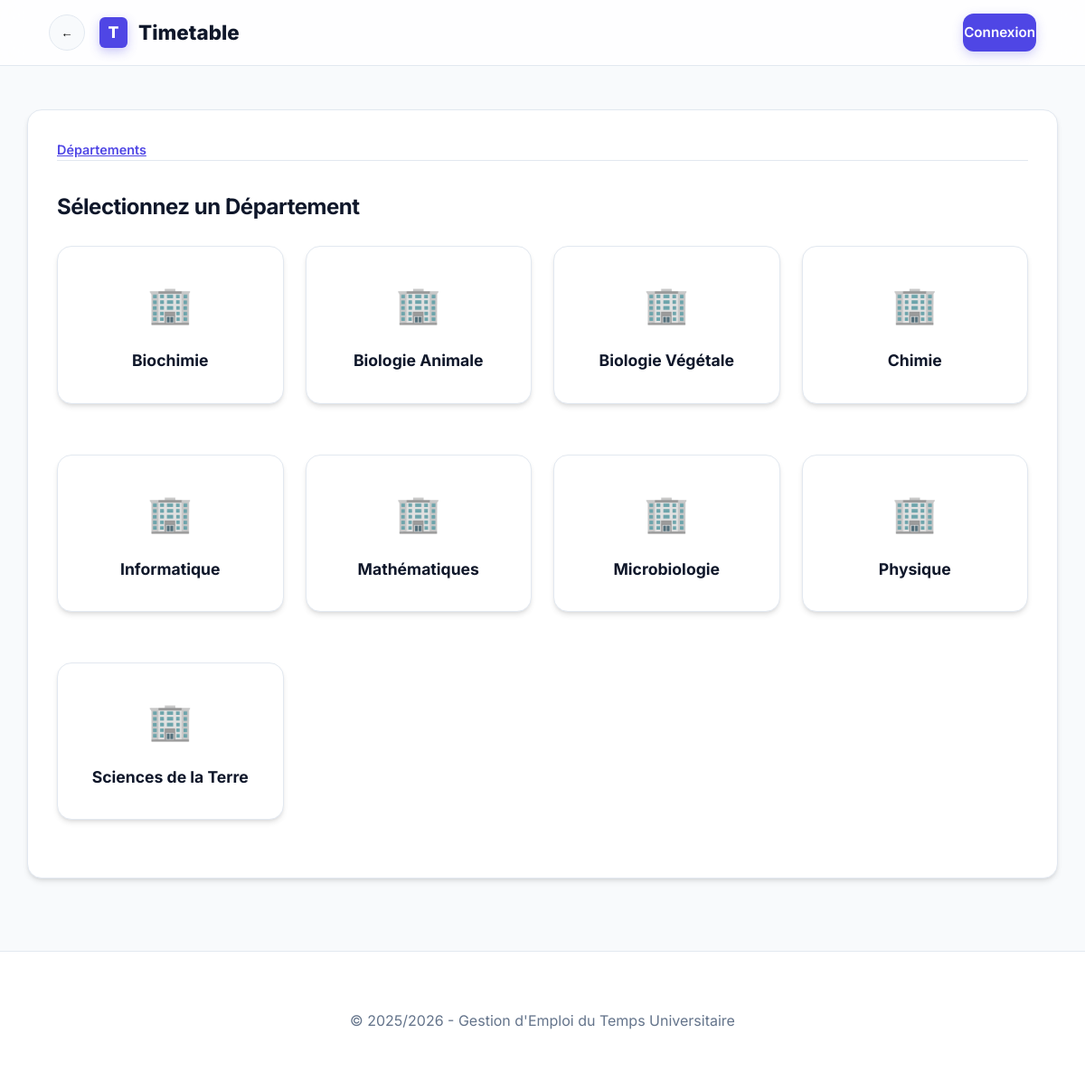
The app's page /timetable_app/modules/academics/departments_view.php, older data.
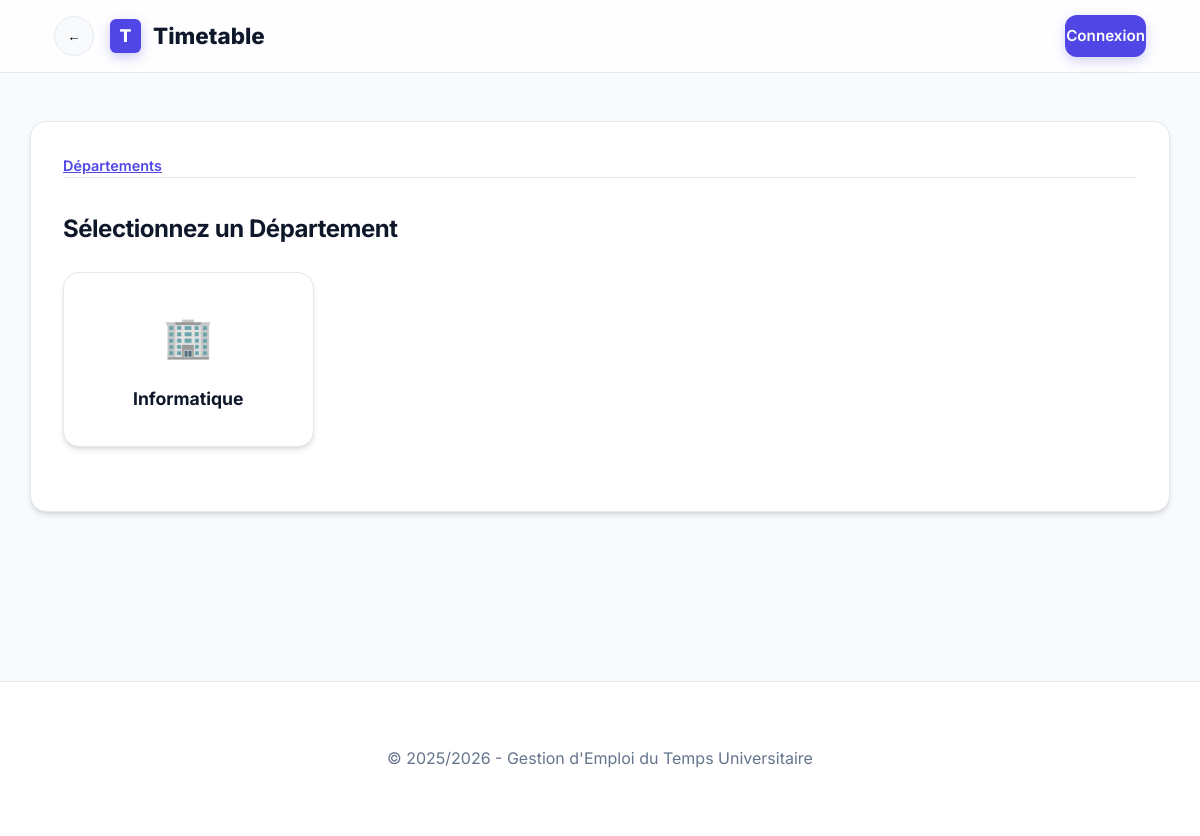
The same page, newer data.
### tables this page shows
CREATE TABLE departments (
    id INT PRIMARY KEY AUTO_INCREMENT,
    name VARCHAR(100) NOT NULL
);

### timetable_app/includes/config.php (called while the page is built, shortened)
<?php
function isLoggedIn() {
    return isset($_SESSION['user_id']);
}
?>

### timetable_app/modules/academics/departments_view.php (the view, shortened to what this page needs)
<?php
require_once __DIR__ . '/../../includes/config.php';
$step = $_GET['step'] ?? 'dept';
$departments = $pdo->query("SELECT * FROM departments ORDER BY name")->fetchAll();
require_once __DIR__ . '/../../includes/header.php';
?>
<div class="card">
    <nav style="margin-bottom: 2rem; font-size: 0.9rem; color: var(--text-muted);">
        <a href="departments_view.php" style="color: var(--primary); font-weight: 600;">Départements</a>
    </nav>
    <?php if ($step === 'dept'): ?>
        <h2>Sélectionnez un Département</h2>
        <div style="display: grid; grid-template-columns: repeat(auto-fill, minmax(250px, 1fr)); gap: 1.5rem; margin-top: 1.5rem;">
            <?php foreach ($departments as $dept): ?>
                <a href="?step=program&dept_id=<?php echo $dept['id']; ?>" class="card" style="text-decoration: none; border: 1px solid var(--border); transition: transform 0.2s, box-shadow 0.2s; text-align: center; padding: 2rem;">
                    <div style="font-size: 2.5rem; margin-bottom: 1rem;">🏢</div>
                    <div style="font-weight: 700; color: var(--text); font-size: 1.1rem;"><?php echo htmlspecialchars($dept['name']); ?></div>
                </a>
            <?php endforeach; ?>
        </div>
    <?php endif; ?>
</div>
<?php require_once __DIR__ . '/../../includes/footer.php'; ?>

### timetable_app/includes/header.php (shortened to what this page needs)
<?php
require_once __DIR__ . '/config.php';
$unread_count = 0;
?>
<!DOCTYPE html>
<html lang="fr">
<head>
    <link rel="stylesheet" href="<?php echo BASE_URL; ?>/assets/css/style.css">
</head>
<body>
<nav>
    <div class="container">
        <div style="display: flex; align-items: center; gap: 1rem;">
            <button class="back-button" id="backBtn" aria-label="Retour" title="Retour">←</button>
            <a href="<?php echo BASE_URL; ?>/index.php" class="brand">
                <span style="background: var(--primary); color: white; padding: 0.2rem 0.6rem; border-radius: 6px; font-size: 1.1rem;">T</span>
                Timetable
            </a>
        </div>
        <ul class="nav-links" id="navLinks">
            <?php if (isLoggedIn()): ?>
                <li><a href="<?php echo BASE_URL; ?>/modules/views/view.php">Planning</a></li>
                <?php if (hasRole('admin')): ?>
                    <li><a href="<?php echo BASE_URL; ?>/modules/academics/departments_view.php">Départements</a></li>
                    <li><a href="<?php echo BASE_URL; ?>/modules/scheduling/manage.php">Planification</a></li>
                    <li><a href="<?php echo BASE_URL; ?>/modules/scheduling/attendance.php">Émargement</a></li>
                    <li><a href="<?php echo BASE_URL; ?>/modules/reports/stats.php">Statistiques</a></li>
                <?php elseif (hasRole('teacher')): ?>
                    <li><a href="<?php echo BASE_URL; ?>/modules/scheduling/manage.php">Mes Cours</a></li>
                    <li><a href="<?php echo BASE_URL; ?>/modules/scheduling/attendance.php">Émargement</a></li>
                <?php endif; ?>
                <li>
                    <a href="<?php echo BASE_URL; ?>/modules/notifications/view.php" style="position: relative;">
                        Notifications
                        <?php if ($unread_count > 0): ?>
                            <span class="badge" style="background: var(--danger); color: white; margin-left: 0.3rem;"><?php echo $unread_count; ?></span>
                        <?php endif; ?>
                    </a>
                </li>
                <li><a href="<?php echo BASE_URL; ?>/modules/accounts/profile.php">Mon Profil</a></li>
                <li><a href="<?php echo BASE_URL; ?>/modules/accounts/logout.php" class="btn btn-secondary" style="color: white; padding: 0.4rem 0.8rem;">Déconnexion</a></li>
            <?php else: ?>
                <li><a href="<?php echo BASE_URL; ?>/modules/accounts/login.php" class="btn btn-primary" style="color: white;">Connexion</a></li>
            <?php endif; ?>
        </ul>
    </div>
</nav>
<div class="container content">

### timetable_app/includes/footer.php (shortened to what this page needs)
</div>
<footer>
    <div class="container">
        <p>&copy; 2025/2026 - Gestion d'Emploi du Temps Universitaire</p>
    </div>
</footer>
</body>
</html>

### timetable_app/assets/css/style.css (style rules this page uses)
:root { --primary: #4f46e5; --primary-hover: #4338ca; --primary-light: #eef2ff; --secondary: #64748b; --secondary-hover: #475569; --success: #10b981; --success-hover: #059669; --danger: #ef4444; --danger-hover: #dc2626; --warning: #f59e0b; --bg: #f8fafc; --surface: #ffffff; --text: #0f172a; --text-muted: #64748b; --border: #e2e8f0; --input-bg: #ffffff; --shadow-sm: 0 1px 2px 0 rgb(0 0 0 / 0.05); --shadow: 0 4px 6px -1px rgb(0 0 0 / 0.1), 0 2px 4px -2px rgb(0 0 0 / 0.1); --shadow-md: 0 10px 15px -3px rgb(0 0 0 / 0.1), 0 4px 6px -4px rgb(0 0 0 / 0.1); --shadow-lg: 0 20px 25px -5px rgb(0 0 0 / 0.1), 0 8px 10px -6px rgb(0 0 0 / 0.1); --radius-sm: 0.375rem; --radius: 0.75rem; --radius-lg: 1rem; --transition: all 0.3s cubic-bezier(0.4, 0, 0.2, 1); }
* { box-sizing: border-box; margin: 0; padding: 0; }
body { font-family: 'Inter', -apple-system, BlinkMacSystemFont, "Segoe UI", Roboto, sans-serif; background-color: var(--bg); color: var(--text); line-height: 1.6; -webkit-font-smoothing: antialiased; }
.container { width: 95%; max-width: 1200px; margin: 0 auto; padding: 0 1.5rem; }
nav { background: rgba(255, 255, 255, 0.8); backdrop-filter: blur(12px); -webkit-backdrop-filter: blur(12px); border-bottom: 1px solid var(--border); position: sticky; top: 0; z-index: 1000; transition: var(--transition); }
nav .container { display: flex; justify-content: space-between; align-items: center; height: 4.5rem; }
nav .brand { color: var(--text); font-weight: 800; font-size: 1.4rem; text-decoration: none; display: flex; align-items: center; gap: 0.75rem; transition: var(--transition); }
nav .brand span { background: linear-gradient(135deg, var(--primary) 0%, #6366f1 100%); box-shadow: 0 4px 12px rgba(79, 70, 229, 0.3); }
.nav-links { list-style: none; display: flex; gap: 2rem; align-items: center; }
.nav-links a { color: var(--text-muted); text-decoration: none; font-weight: 600; font-size: 0.95rem; transition: var(--transition); position: relative; padding: 0.5rem 0; }
.back-button { background: var(--bg); border: 1px solid var(--border); width: 40px; height: 40px; display: flex; align-items: center; justify-content: center; border-radius: 50%; cursor: pointer; transition: var(--transition); }
.content { padding: 3rem 0; min-height: calc(100vh - 12rem); animation: fadeIn 0.6s ease-out; }
.card { background: var(--surface); padding: 2rem; border-radius: var(--radius-lg); border: 1px solid var(--border); box-shadow: var(--shadow); margin-bottom: 2rem; transition: var(--transition); animation: fadeIn 0.8s cubic-bezier(0.16, 1, 0.3, 1); }
.card h1, .card h2, .card h3 { margin-bottom: 1.5rem; color: var(--text); font-weight: 700; letter-spacing: -0.02em; }
.btn { display: inline-flex; align-items: center; justify-content: center; padding: 0.75rem 1.5rem; border-radius: var(--radius); font-weight: 600; font-size: 0.9rem; cursor: pointer; transition: var(--transition); text-decoration: none; border: 1px solid transparent; gap: 0.5rem; }
.btn-primary { background: var(--primary); color: white; box-shadow: 0 4px 12px rgba(79, 70, 229, 0.25); }
footer { background: var(--surface); border-top: 1px solid var(--border); padding: 4rem 0; text-align: center; color: var(--text-muted); }

Row changes from the older to the newer data that the page shows:
removed departments: name "Biochimie"
removed departments: name "Biologie Animale"
removed departments: name "Biologie Végétale"
removed departments: name "Chimie"
removed departments: name "Mathématiques"
removed departments: name "Microbiologie"
removed departments: name "Physique"
removed departments: name "Sciences de la Terre"
